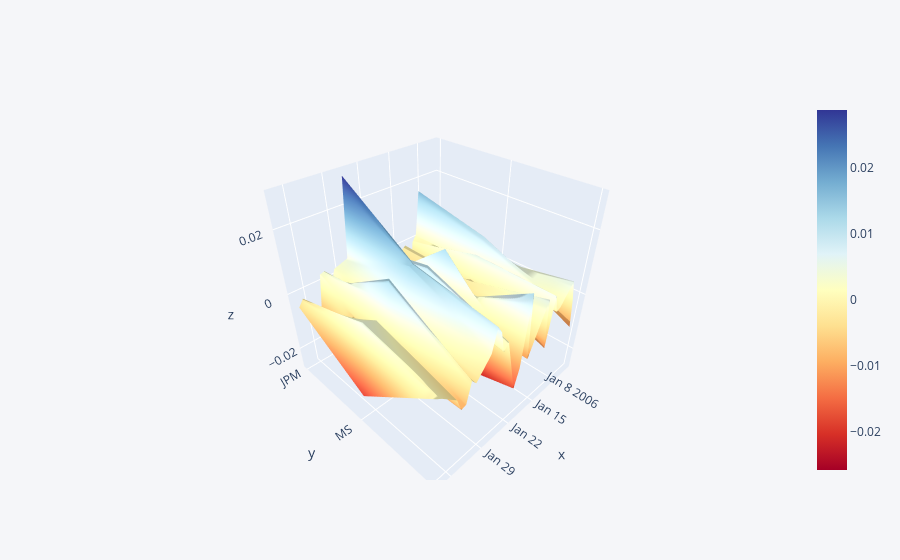

Here is the notebook cell this chart was saved with:
### Markdown cell above
# 3d surface

### Code cell
df3 = pd.DataFrame({'JPM':returns["JPM Return"].head(25),'MS ':returns["MS Return"].head(25),'WFC':returns["WFC Return"].head(25)})
df3.iplot(kind='surface',colorscale='rdylbu')

### Figure 1 — Plotly figure (JSON) as saved in the notebook; plotly's stock layout.template omitted (floating-point values rounded to 4 significant figures)
{"data": [{"colorscale": [[0, "rgb(165,0,38)"], [0.1, "rgb(215,48,39)"], [0.2, "rgb(244,109,67)"], [0.3, "rgb(253,174,97)"], [0.4, "rgb(254,224,144)"], [0.5, "rgb(255,255,191)"], [0.6, "rgb(224,243,248)"], [0.7, "rgb(171,217,233)"], [0.8, "rgb(116,173,209)"], [0.9, "rgb(69,117,180)"], [1, "rgb(49,54,149)"]], "type": "surface", "x": ["2006-01-03", "2006-01-04", "2006-01-05", "2006-01-06", "2006-01-09", "2006-01-10", "2006-01-11", "2006-01-12", "2006-01-13", "2006-01-17", "2006-01-18", "2006-01-19", "2006-01-20", "2006-01-23", "2006-01-24", "2006-01-25", "2006-01-26", "2006-01-27", "2006-01-30", "2006-01-31", "2006-02-01", "2006-02-02", "2006-02-03", "2006-02-06", "2006-02-07"], "y": ["JPM", "MS ", "WFC"], "z": [[null, -0.01418, 0.003029, 0.007046, 0.01624, 0.001475, -0.0007366, -0.01843, -0.0007509, -0.005261, -0.009066, -0.00737, -0.02586, 0.005782, -0.004181, 0.009709, 0.02885, 0.004041, 0.002516, -0.002509, 0.00327, 0.002758, -0.0115, -0.002277, -0.004564], [null, 0.000686, 0.002742, 0.001025, 0.01059, 0.0005068, 0.00591, -0.001679, -0.001513, -0.009599, -0.003911, 0.01314, -0.02527, 0.01089, 0.003591, 0.008179, 0.01352, 0.01351, -0.00181, 0.01286, 0.006184, -0.009057, 0.002775, 0.00472, -0.01944], [null, -0.0116, -0.00111, 0.005874, -0.0001578, -0.0007893, 0.005213, -0.01163, 0.005724, -0.01028, 0.01182, -0.01153, -0.01773, 0.001789, -0.0003246, 0.006657, 0.009194, 0.002078, -0.003668, -0.001761, -0.008339, -0.008732, -0.004241, 0.0001638, 0.00131]]}], "layout": {"legend": {"bgcolor": "#F5F6F9", "font": {"color": "#4D5663"}}, "paper_bgcolor": "#F5F6F9", "plot_bgcolor": "#F5F6F9", "title": {"font": {"color": "#4D5663"}}, "xaxis": {"gridcolor": "#E1E5ED", "showgrid": true, "tickfont": {"color": "#4D5663"}, "title": {"font": {"color": "#4D5663"}, "text": ""}, "zerolinecolor": "#E1E5ED"}, "yaxis": {"gridcolor": "#E1E5ED", "showgrid": true, "tickfont": {"color": "#4D5663"}, "title": {"font": {"color": "#4D5663"}, "text": ""}, "zerolinecolor": "#E1E5ED"}}}
